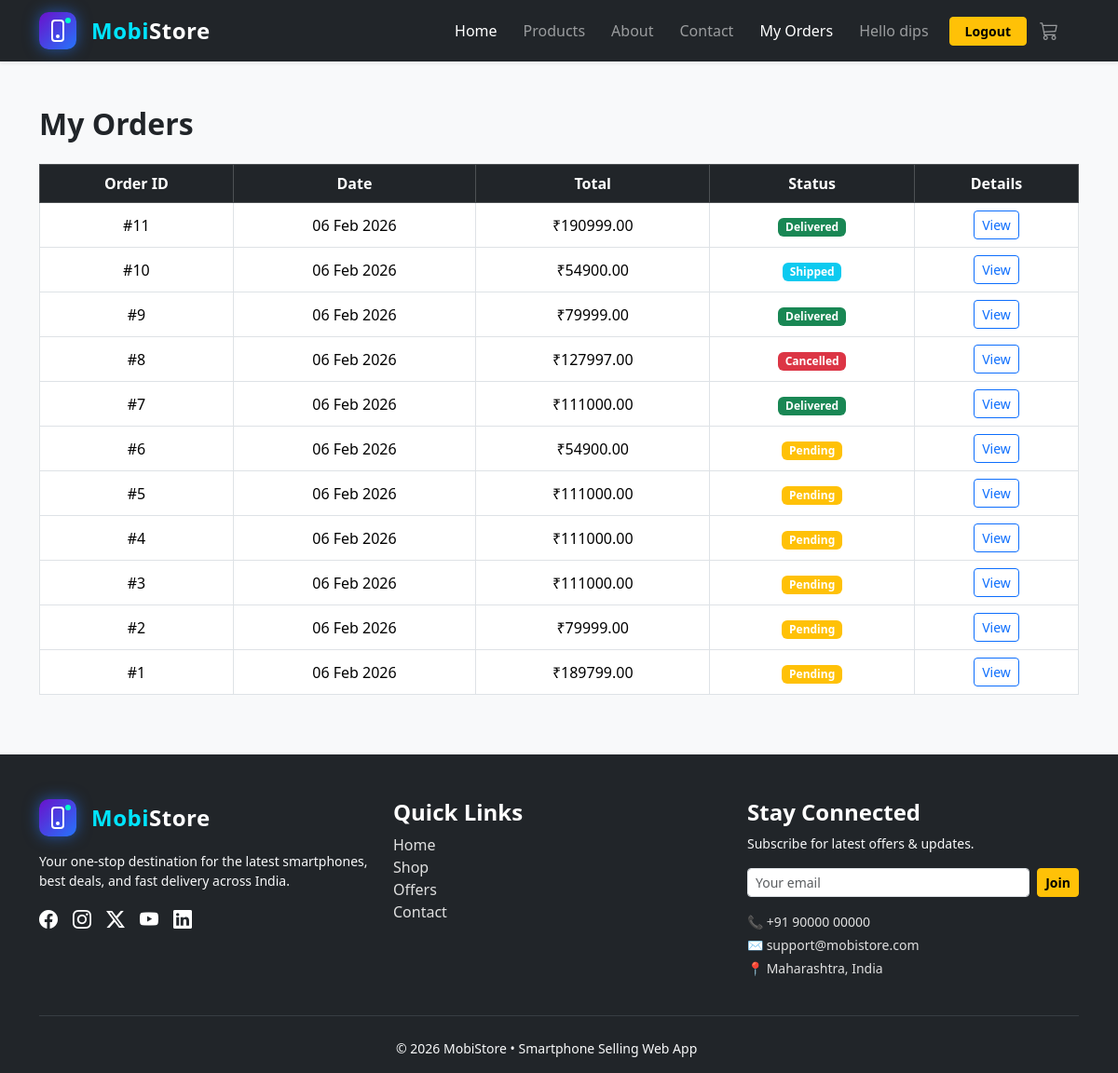
The page /my-orders/ (signed in) on the database its author committed.
### ProductApp/models.py (models this page shows, shortened)
class Order(models.Model):
    STATUS_CHOICES = [
        ('Pending', 'Pending'),
        ('Shipped', 'Shipped'),
        ('Delivered', 'Delivered'),
        ('Cancelled', 'Cancelled'),
    ]
    user = models.ForeignKey(User, on_delete=models.CASCADE)
    name = models.CharField(max_length=100)
    phone = models.CharField(max_length=15)
    address = models.TextField()
    total_amount = models.DecimalField(max_digits=10, decimal_places=2)
    status = models.CharField(max_length=20, choices=STATUS_CHOICES, default='Pending')
    created_at = models.DateTimeField(auto_now_add=True)

### ProductApp/views.py (the view)
# urls.py: path('my-orders/', views.my_orders_view, name='my_orders'),
@login_required
def my_orders_view(request):
    orders = Order.objects.filter(user=request.user).order_by('-created_at')
    return render(request, 'ProductApp/my_orders.html', {
        'orders': orders
    })

### templates/ProductApp/my_orders.html (shortened to what this page needs)
{% extends 'base.html' %}
{% block content %}
<div class="container my-5">
    <h2 class="fw-bold mb-4">My Orders</h2>
    {% if orders %}
    <div class="table-responsive">
        <table class="table table-bordered align-middle text-center">
            <thead class="table-dark">
                <tr>
                    <th>Order ID</th>
                    <th>Date</th>
                    <th>Total</th>
                    <th>Status</th>
                    <th>Details</th>
                </tr>
            </thead>
            <tbody>
                {% for order in orders %}
                <tr>
                    <td>#{{ order.id }}</td>
                    <td>{{ order.created_at|date:"d M Y" }}</td>
                    <td>₹{{ order.total_amount }}</td>
                    <td>
                        <span class="badge
                            {% if order.status == 'Pending' %}bg-warning
                            {% elif order.status == 'Shipped' %}bg-info
                            {% elif order.status == 'Delivered' %}bg-success
                            {% else %}bg-danger{% endif %}">
                            {{ order.status|default:"Pending" }}
                        </span>
                    </td>
                    <td>
                        <a href=""
                           class="btn btn-sm btn-outline-primary">
                            View
                        </a>
                    </td>
                </tr>
                {% endfor %}
            </tbody>
        </table>
    </div>
    {% else %}
        <p class="text-muted">You have not placed any orders yet.</p>
        <a href="{% url 'all-products' %}" class="btn btn-primary">
            Start Shopping
        </a>
    {% endif %}
</div>
{% endblock %}

### templates/base.html (shortened to what this page needs)
{% load static %}
<!DOCTYPE html>
<html lang="en">
<head>
    <link rel="stylesheet" href="https://cdn.jsdelivr.net/npm/bootstrap-icons@1.11.1/font/bootstrap-icons.css">
    <link href="https://cdn.jsdelivr.net/npm/bootstrap@5.3.2/dist/css/bootstrap.min.css" rel="stylesheet">
    <link rel="stylesheet" href="{% static 'css/style.css' %}">
</head>
<body class="bg-light">
<nav class="navbar navbar-expand-lg navbar-dark bg-dark shadow-sm nav-glass sticky-top">
    <div class="container">
        <a class="navbar-brand d-flex align-items-center gap-3 brand-adv" href="{% url 'home' %}">
            <span class="logo-box">
                <span class="phone-shape"></span>
                <span class="signal"></span>
            </span>
            <span class="logo-word">
                <span class="mobi">Mobi</span><span class="store">Store</span>
            </span>
        </a>
        <div class="collapse navbar-collapse" id="nav">
            <ul class="navbar-nav ms-auto align-items-lg-center nav-links">
                <li class="nav-item"><a class="nav-link" href="{% url 'home' %}">Home</a></li>
                <li class="nav-item"><a class="nav-link" href="{% url 'all_products' %}">Products</a></li>
                <li class="nav-item"><a class="nav-link" href="{% url 'about' %}">About</a></li>
                <li class="nav-item"><a class="nav-link" href="{% url 'contact' %}">Contact</a></li>
                {% if user.is_authenticated %}
                <li>  <a class="nav-link" href="{% url 'my_orders' %}" >
                    My Orders
                </a></li>
                <li class="nav-item"><a class="nav-link" href="{% url 'profile' %}">Hello {{user.username}}</a></li>
                <li class="nav-item ms-lg-2">
                    <a href="{% url 'logout' %}" class="btn btn-warning btn-sm px-3 fw-bold">Logout</a>
                </li>
                {% endif %}
                <li class="nav-item me-lg-2">
                    <a href="{% url 'cart_view' %}"
                    class="nav-link position-relative">
                        <i class="bi bi-cart3 fs-5"></i>
                    </a>
                </li>
            </ul>
        </div>
    </div>
</nav>
{% block content %}{% endblock %}
<footer class="bg-dark pt-5 pb-3 text-white">
    <div class="container">
        <div class="row g-4">
            <div class="col-md-4">
                <a class="navbar-brand d-flex align-items-center gap-3 brand-adv text-white" href="#">
                    <span class="logo-box">
                        <span class="phone-shape"></span>
                        <span class="signal"></span>
                    </span>
                    <span class="logo-word">
                        <span class="mobi">Mobi</span><span class="store">Store</span>
                    </span>
                </a>
                <p class="small pt-3 text-light">
                    Your one-stop destination for the latest smartphones,
                    best deals, and fast delivery across India.
                </p>
                <div class="d-flex gap-3 mt-3 fs-5">
                    <a href="#" class="text-white text-decoration-none"><i class="bi bi-facebook"></i></a>
                    <a href="#" class="text-white text-decoration-none"><i class="bi bi-instagram"></i></a>
                    <a href="#" class="text-white text-decoration-none"><i class="bi bi-twitter-x"></i></a>
                    <a href="#" class="text-white text-decoration-none"><i class="bi bi-youtube"></i></a>
                    <a href="#" class="text-white text-decoration-none"><i class="bi bi-linkedin"></i></a>
                </div>
            </div>
            <div class="col-md-4">
                <h4 class="fw-semibold">Quick Links</h4>
                <ul class="list-unstyled">
                    <li><a href="{% url 'home' %}" class="footer-link text-decoration-none">Home</a></li>
                    <li><a href="{% url 'all_products' %}" class="footer-link text-decoration-none">Shop</a></li>
                    <li><a href="{% url 'offer' %}" class="footer-link text-decoration-none">Offers</a></li>
                    <li><a href="{% url 'contact' %}" class="footer-link text-decoration-none">Contact</a></li>
                </ul>
            </div>
            <div class="col-md-4">
                <h4 class="fw-semibold">Stay Connected</h4>
                <p class="small text-light">Subscribe for latest offers & updates.</p>
                <form class="d-flex mb-3">
                    <input type="email" class="form-control form-control-sm me-2" placeholder="Your email">
                    <button class="btn btn-warning btn-sm fw-bold">Join</button>
                </form>
                <p class="mb-1 small">📞 +91 90000 00000</p>
                <p class="mb-1 small">✉ support@mobistore.com</p>
                <p class="small">📍 Maharashtra, India</p>
            </div>
        </div>
        <hr class="border-secondary my-4">
        <div class="d-flex flex-column flex-md-row justify-content-between align-items-center small text-light">
            <div  class="mx-auto" style="width: 350px;">
                © 2026 MobiStore • Smartphone Selling Web App
            </div>
        </div>
    </div>
</footer>
</body>
</html>

### static/css/style.css (style rules this page uses)
.nav-glass { backdrop-filter: blur(6px); }
.brand-adv { text-decoration: none; user-select: none; }
.logo-box { position: relative; width: 40px; height: 40px; border-radius: 10px; background: linear-gradient(135deg, #6a11cb, #2575fc); box-shadow: 0 0 16px rgba(37,117,252,0.6); display: flex; align-items: center; justify-content: center; }
.phone-shape { width: 14px; height: 24px; border: 2px solid #fff; border-radius: 4px; position: relative; }
.phone-shape::after { content: ""; position: absolute; bottom: 2px; left: 50%; transform: translateX(-50%); width: 4px; height: 4px; background: #fff; border-radius: 50%; }
.signal { position: absolute; top: 6px; right: 6px; width: 6px; height: 6px; border-radius: 50%; background: #00ffcc; animation: pulse 1.8s infinite; }
.logo-word { font-size: 1.5rem; font-weight: 900; letter-spacing: 0.5px; }
.logo-word .mobi { color: #00e5ff; }
.logo-word .store { color: #ffffff; }
.nav-links .nav-link { position: relative; margin: 0 6px; font-weight: 500; }
.nav-links .nav-link::after { content: ""; position: absolute; left: 0; bottom: 2px; width: 0%; height: 2px; background: #212529; transition: width 0.3s ease; }
.nav-links .nav-link:hover::after, .nav-links .nav-link.active::after { width: 100%; }
footer { color: #ffffff; }
footer p, footer li { color: #e0e0e0; }
.footer-link { color: #e0e0e0; transition: all 0.2s ease; }
footer hr { opacity: 0.3; }

### rows shown on the page
Order: id "11", created_at "06 Feb 2026", total_amount "190999.00", status "Delivered"
Order: id "10", created_at "06 Feb 2026", total_amount "54900.00", status "Shipped"
Order: id "9", created_at "06 Feb 2026", total_amount "79999.00", status "Delivered"
Order: id "8", created_at "06 Feb 2026", total_amount "127997.00", status "Cancelled"
Order: id "7", created_at "06 Feb 2026", total_amount "111000.00", status "Delivered"
Order: id "6", created_at "06 Feb 2026", total_amount "54900.00", status "Pending"
Order: id "5", created_at "06 Feb 2026", total_amount "111000.00", status "Pending"
Order: id "4", created_at "06 Feb 2026", total_amount "111000.00", status "Pending"
Order: id "3", created_at "06 Feb 2026", total_amount "111000.00", status "Pending"
Order: id "2", created_at "06 Feb 2026", total_amount "79999.00", status "Pending"
Order: id "1", created_at "06 Feb 2026", total_amount "189799.00", status "Pending"

### other values the page prints
{{ user.username }} "dips"
